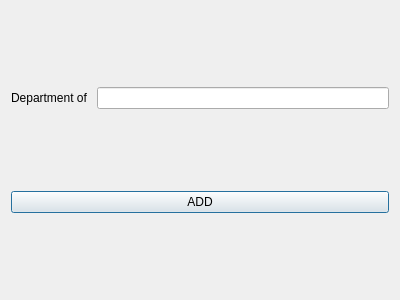
<?xml version="1.0" encoding="UTF-8"?>
<ui version="4.0">
 <class>add_dept</class>
 <widget class="QDialog" name="add_dept">
  <property name="geometry">
   <rect>
    <x>0</x>
    <y>0</y>
    <width>400</width>
    <height>300</height>
   </rect>
  </property>
  <property name="windowTitle">
   <string>Department</string>
  </property>
  <layout class="QVBoxLayout" name="verticalLayout">
   <item>
    <layout class="QHBoxLayout" name="horizontalLayout_2">
     <item>
      <layout class="QHBoxLayout" name="horizontalLayout">
       <item>
        <widget class="QLabel" name="label">
         <property name="text">
          <string>Department of </string>
         </property>
        </widget>
       </item>
       <item>
        <widget class="QLineEdit" name="dept_name"/>
       </item>
      </layout>
     </item>
    </layout>
   </item>
   <item>
    <widget class="QPushButton" name="add">
     <property name="text">
      <string>ADD</string>
     </property>
    </widget>
   </item>
  </layout>
 </widget>
 <resources/>
 <connections/>
</ui>
